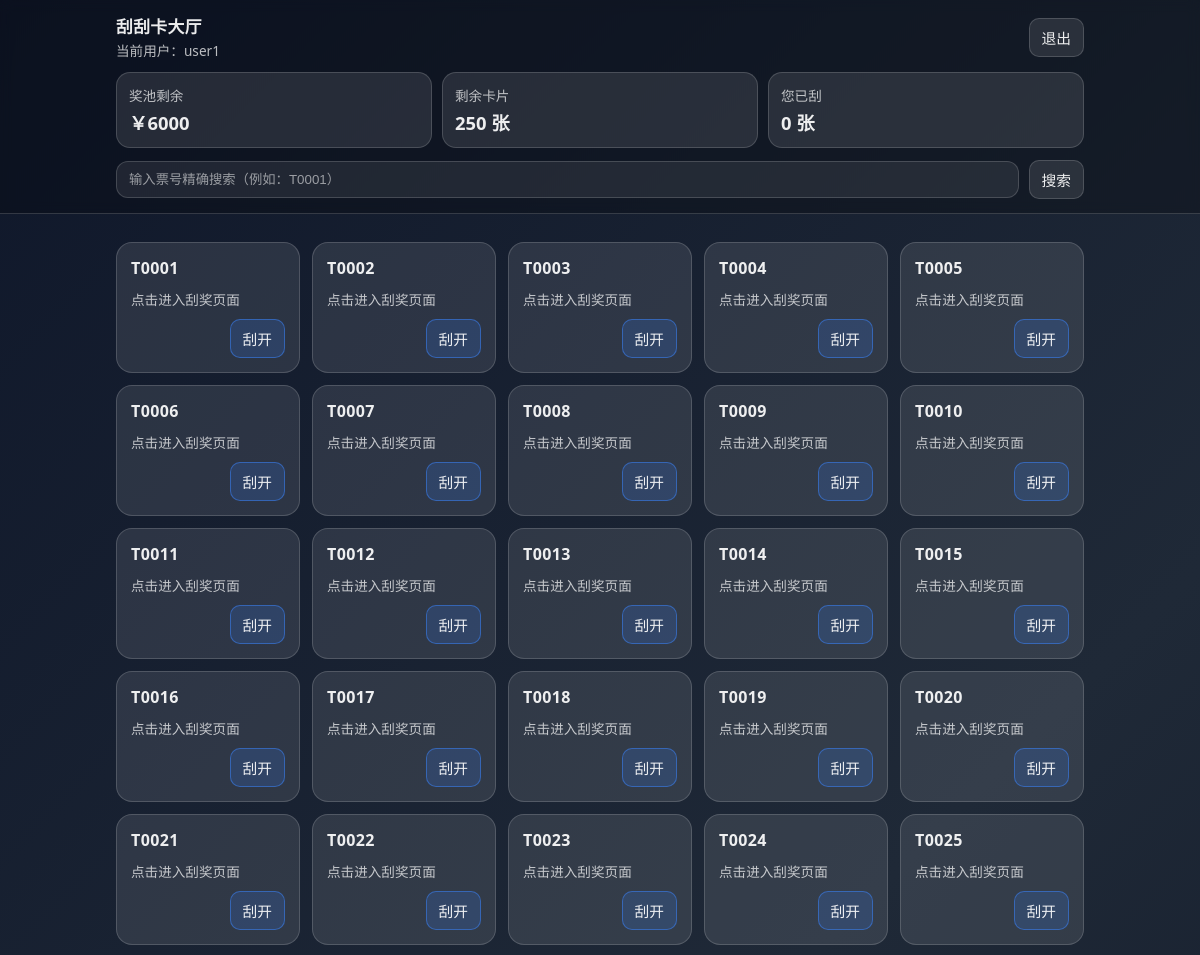
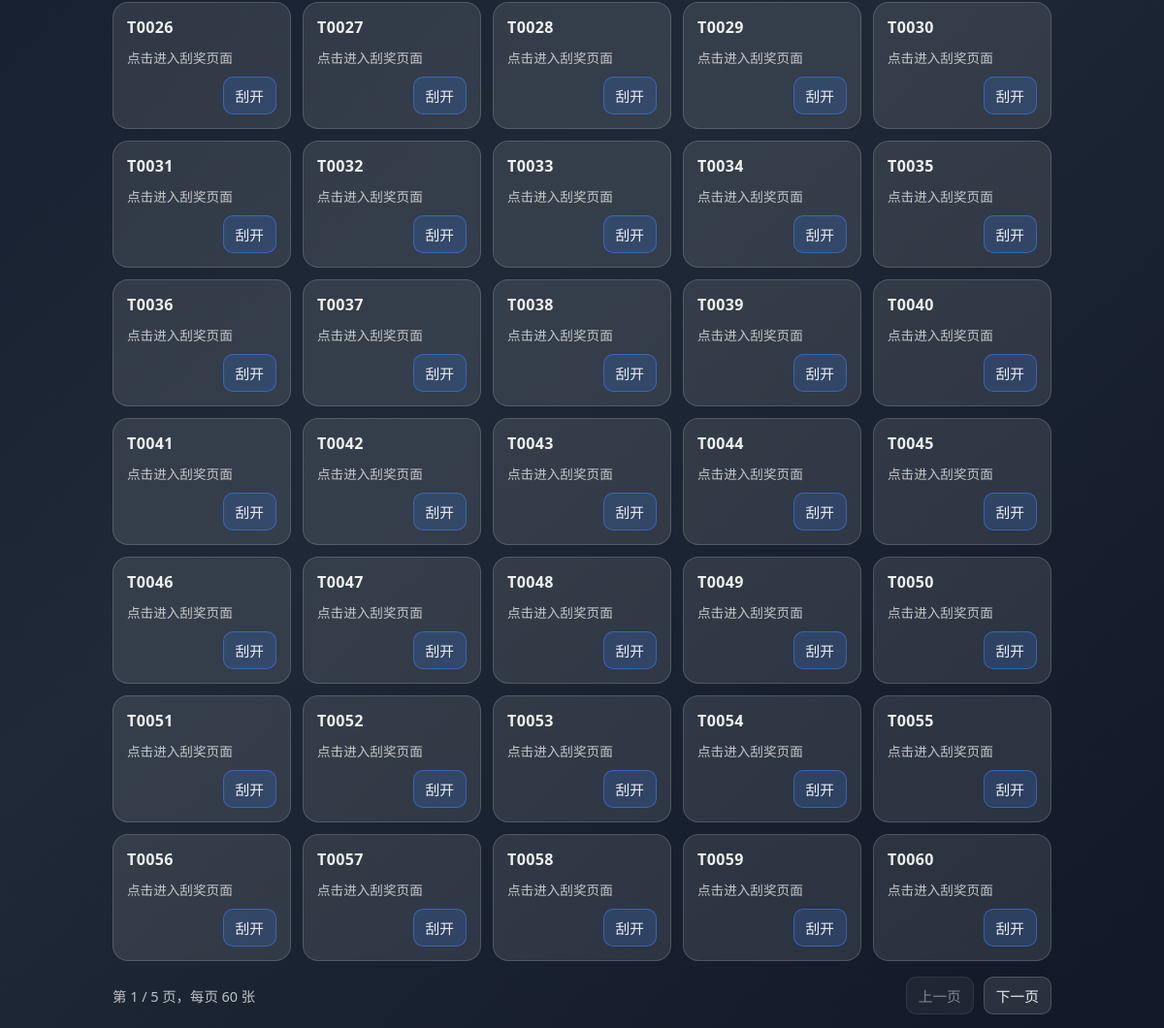
The page /dashboard (signed in) on the database as committed earlier (2 pictures, top to bottom).
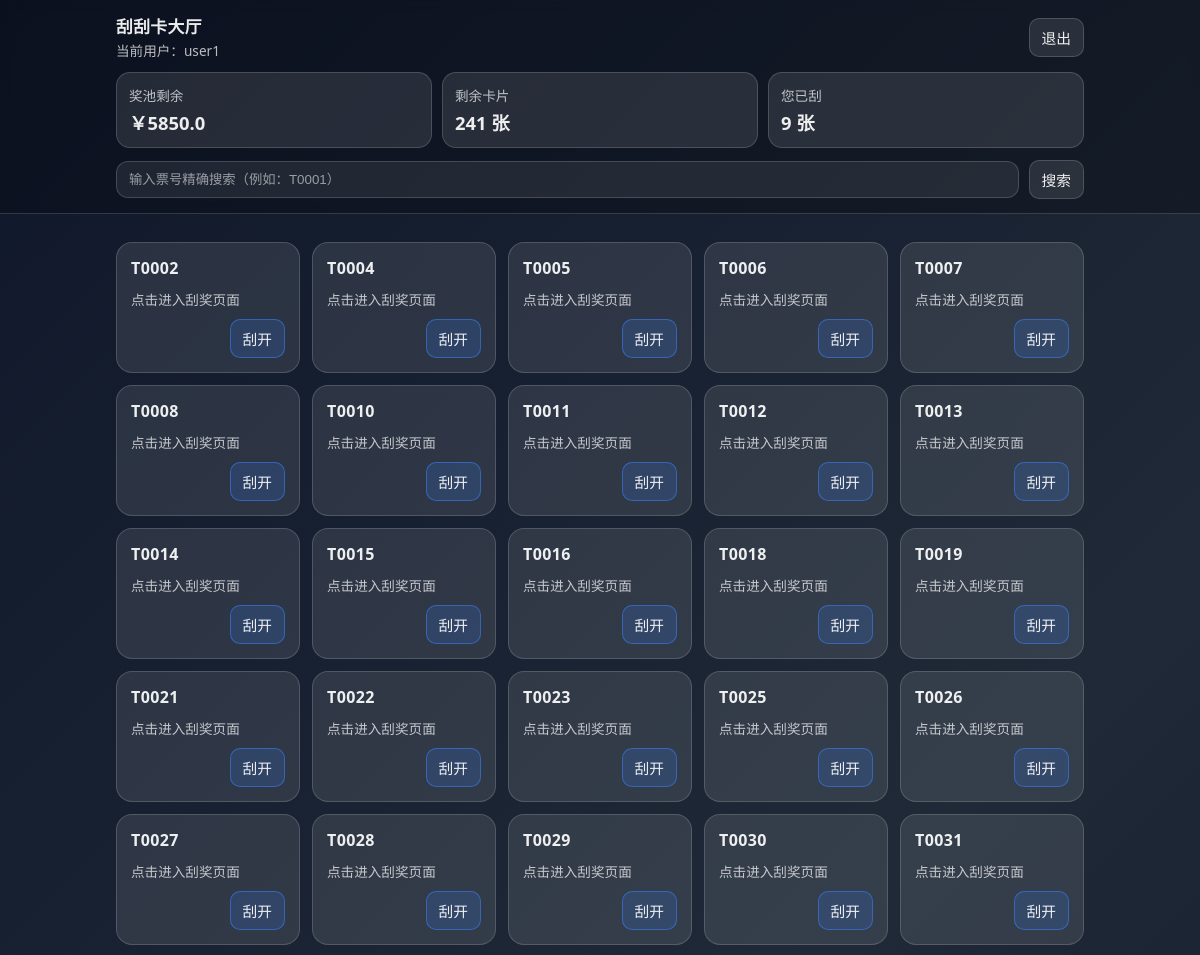
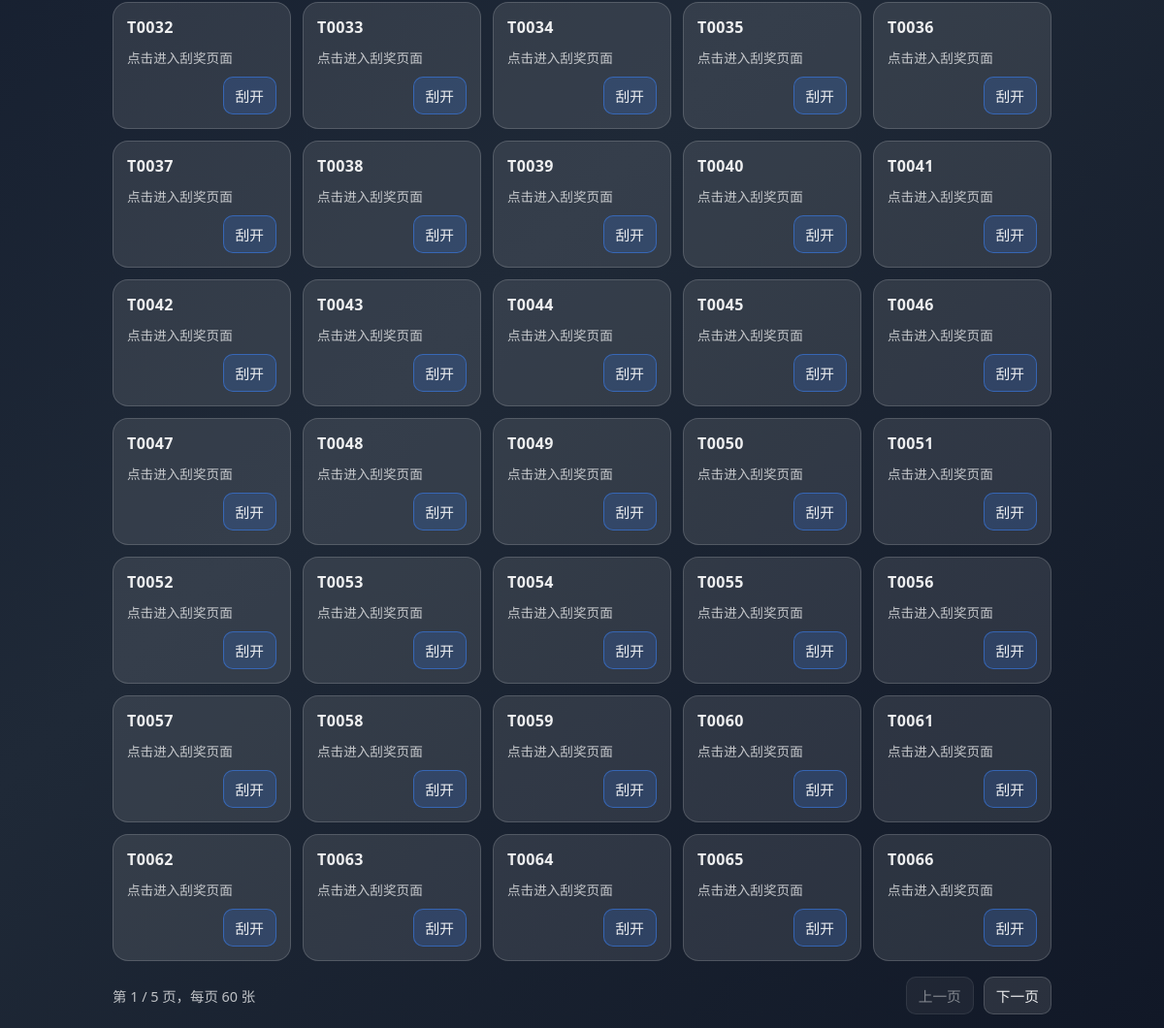
The same page on the database as committed later (2 pictures, top to bottom).
### tables this page shows
CREATE TABLE tickets (
                id INTEGER PRIMARY KEY,
                ticket_number TEXT,
                amount REAL,
                is_selected INTEGER DEFAULT 0
            , owner_username TEXT);

### app.py (the view)
@app.route('/dashboard')
def dashboard():
    if 'username' not in session:
        return redirect(url_for('login'))
    q = (request.args.get('q') or '').strip().upper()
    page = max(int(request.args.get('page', 1)), 1)
    per_page = min(max(int(request.args.get('per_page', 60)), 12), 200)
    try:
        conn = sqlite3.connect(DB_FILE)
        cursor = conn.cursor()
        cursor.execute('SELECT COUNT(*) FROM tickets WHERE is_selected = 0')
        pool_remaining = cursor.fetchone()[0] or 0
        tickets = []
        search_error = None
        if q:
            cursor.execute('SELECT id, ticket_number FROM tickets WHERE is_selected = 0 AND UPPER(ticket_number) = ? LIMIT 1', (q,))
            row = cursor.fetchone()
            if row:
                tickets = [row]
            else:
                search_error = f'未找到可用票号：{q}'
        else:
            offset = (page - 1) * per_page
            cursor.execute('SELECT id, ticket_number FROM tickets WHERE is_selected = 0 ORDER BY id LIMIT ? OFFSET ?', (per_page, offset))
            tickets = cursor.fetchall()
        cursor.execute('SELECT COALESCE(SUM(amount), 0) FROM tickets WHERE is_selected = 1 AND amount > 0')
        won_amount = cursor.fetchone()[0] or 0
        try:
            with open(SETTINGS_FILE, 'r', encoding='utf-8') as f:
                settings = json.load(f)
        except FileNotFoundError:
            settings = {'total_amount': 0}
        remaining_prize_pool = int(settings.get('total_amount', 0)) - won_amount
        cursor.execute('SELECT COUNT(*) FROM tickets WHERE owner_username = ? AND is_selected = 1', (session['username'],))
        user_scratched = cursor.fetchone()[0]
        conn.close()
    except sqlite3.Error as e:
        print(f"查询票据错误: {e}")
        tickets = []
        remaining_prize_pool = 0
        user_scratched = 0
        pool_remaining = 0
        search_error = None
    tickets_on_page = tickets
    total_pages = max((pool_remaining + per_page - 1) // per_page, 1)
    return render_template('dashboard.html',
                         tickets=tickets_on_page,
                         remaining_prize_pool=remaining_prize_pool,
                         user_scratched=user_scratched,
                         pool_remaining=pool_remaining,
                         page=page,
                         per_page=per_page,
                         total_pages=total_pages,
                         q=q,
                         search_error=search_error)

### templates/dashboard.html (shortened to what this page needs)
<!DOCTYPE html>
<html lang="zh-CN">
<head>
</head>
<body>
    <header>
        <div class="wrap">
            <div class="topbar">
                <div class="brand">
                    <h1>刮刮卡大厅</h1>
                    <div class="sub">当前用户：{{ session.get('username') }}</div>
                </div>
                <div class="actions">
                    <a class="btn" href="{{ url_for('logout') }}">退出</a>
                </div>
            </div>
            <div class="stats">
                <div class="stat">
                    <div class="k">奖池剩余</div>
                    <div class="v">￥{{ remaining_prize_pool }}</div>
                </div>
                <div class="stat">
                    <div class="k">剩余卡片</div>
                    <div class="v">{{ pool_remaining }} 张</div>
                </div>
                <div class="stat">
                    <div class="k">您已刮</div>
                    <div class="v">{{ user_scratched }} 张</div>
                </div>
            </div>
            <form class="search" method="GET" action="{{ url_for('dashboard') }}">
                <input name="q" value="{{ q }}" placeholder="输入票号精确搜索（例如：T0001）">
                <button class="btn" type="submit">搜索</button>
            </form>
        </div>
    </header>
    <main>
        <div class="wrap">
            {% if tickets|length == 0 %}
                <div class="note">暂无可用卡片</div>
            {% else %}
                <div class="grid">
                    {% for t in tickets %}
                    <div class="ticket">
                        <div class="num">{{ t[1] }}</div>
                        <div class="hint">点击进入刮奖页面</div>
                        <div class="go">
                            <a class="btn btn-primary" href="{{ url_for('scratch_card', ticket_id=t[0]) }}">刮开</a>
                        </div>
                    </div>
                    {% endfor %}
                </div>
            {% endif %}
            {% if not q %}
            <div class="pager">
                <div class="meta">第 {{ page }} / {{ total_pages }} 页，每页 {{ per_page }} 张</div>
                <div class="actions">
                    {% if page > 1 %}
                    <a class="btn" href="{{ url_for('dashboard', page=page-1, per_page=per_page) }}">上一页</a>
                    {% else %}
                    <span class="btn" style="opacity:0.5; pointer-events:none;">上一页</span>
                    {% endif %}
                    {% if page < total_pages %}
                    <a class="btn" href="{{ url_for('dashboard', page=page+1, per_page=per_page) }}">下一页</a>
                    {% else %}
                    <span class="btn" style="opacity:0.5; pointer-events:none;">下一页</span>
                    {% endif %}
                </div>
            </div>
            {% endif %}
        </div>
    </main>
</body>
</html>

Rows that differ between the two databases and show on the page:
no longer on this page (row edited): tickets: ticket_number "T0001"
no longer on this page (row edited): tickets: ticket_number "T0003"
no longer on this page (row edited): tickets: ticket_number "T0009"
no longer on this page (row edited): tickets: ticket_number "T0017"
no longer on this page (row edited): tickets: ticket_number "T0020"
no longer on this page (row edited): tickets: ticket_number "T0024"
now on this page (row unchanged): tickets: ticket_number "T0061"
now on this page (row unchanged): tickets: ticket_number "T0062"
now on this page (row unchanged): tickets: ticket_number "T0063"
now on this page (row unchanged): tickets: ticket_number "T0064"
now on this page (row unchanged): tickets: ticket_number "T0065"
now on this page (row unchanged): tickets: ticket_number "T0066"
Other text that changed with them:
{{ remaining_prize_pool }}: "6000" → "5850.0"
{{ pool_remaining }}: "250" → "241"
{{ user_scratched }}: "0" → "9"
